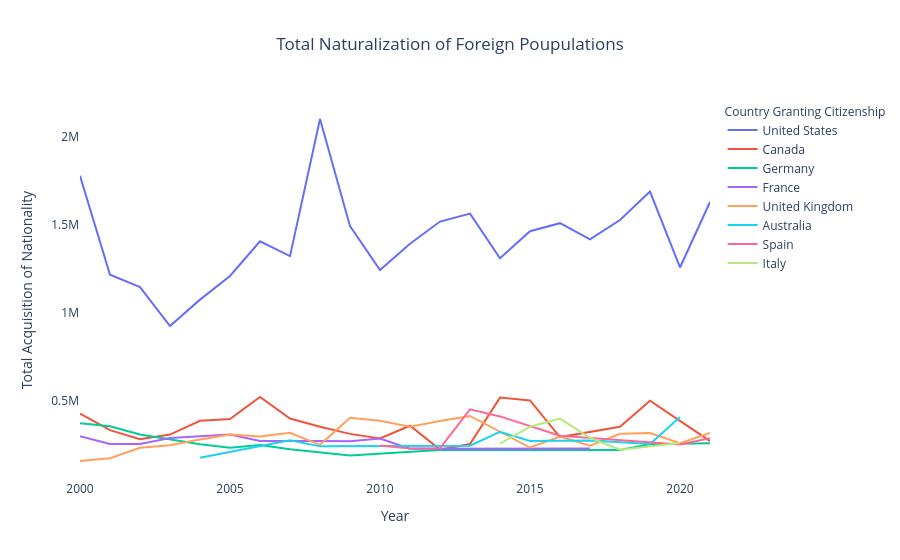

Notebook code cell kept with this figure:
### Markdown cell above
As shown in @fig-overtime, there is no stark differences in total inflows over time among these countries expect in Germany. During 2015, there was a large inflow of foreign population compared to the previous years. According to a research, this was attributed to the European refugee crisis "when the flow of migrants increased dramatically from 153,000 in 2008 to more than 1 million in 2015. This was mainly due to the growing number of Syrians, Iraqis, Libyans, Afghans and Eritreans fleeing war, ethnic conflict or economic hardship" (@peters2023). 


#### Naturalization

When we talk about the emigrating populations, naturalization is also part of the conversation. **Naturalization is a process by wich a non-national citizen acquires the nationality of a certain country.** The tendency to seek nationality in a country can have personal motives but it also can be reflective of the conditions in migrants' birth countries. For instance, migrants fleeing wars, ethnic discrimination, and climate disasters will likely seek permanent settlements in their new destinations. There are two players in this dynamics: the country granting citizenship and the country to which migrants belong to.  The @fig-granting shows the top five countries granting nationality over time. We have line graphs for eight countries, which means that the top five grantees of nationality in any given year from 2000-2022 are among these eight countries.

### Code cell
#| label: fig-granting
#| fig-cap: ' Top countries granting citizenships to non-native populations.'


data = pd.read_csv("../data/inflows of foreign population by nationality.csv", low_memory=False)

# subsetting only acquisition variables

nationality_acquisition = data[data['Variable'] == "Acquisition of nationality by country of former nationality"]

# calculating total acquisition in a country in a year
nationality_acquisition_sum = nationality_acquisition.groupby(['YEA', 'Country'])['Value'].sum().groupby('YEA', group_keys=False).nlargest(5).reset_index()

# line graph
fig = px.line(nationality_acquisition_sum, x='YEA', y='Value', color='Country', title='Total Naturalization of Foreign Poupulations')
fig.update_layout(
    legend_title_text='Country Granting Citizenship',
    legend_title_font=dict(size=12),
    plot_bgcolor = 'white', 
    title_x = 0.5
)
fig.update_xaxes(title_text='Year')
fig.update_yaxes(title_text='Total Acquisition of Nationality')
fig.show()

### Figure 1 — Plotly figure (JSON) as saved in the notebook; plotly's stock layout.template omitted (floating-point values rounded to 4 significant figures)
{"data": [{"hovertemplate": "Country=United States<br>YEA=%{x}<br>Value=%{y}<extra></extra>", "legendgroup": "United States", "line": {"color": "#636efa", "dash": "solid"}, "marker": {"symbol": "circle"}, "mode": "lines", "name": "United States", "orientation": "v", "showlegend": true, "type": "scatter", "x": [2000, 2001, 2002, 2003, 2004, 2005, 2006, 2007, 2008, 2009, 2010, 2011, 2012, 2013, 2014, 2015, 2016, 2017, 2018, 2019, 2020, 2021], "xaxis": "x", "y": [1775791, 1215406, 1144841, 924508, 1073917, 1207956, 1404524, 1320493, 2098240, 1490681, 1241956, 1390457, 1516756, 1561536, 1308379, 1461928, 1507460, 1415753, 1525311, 1686592, 1256349, 1627534], "yaxis": "y"}, {"hovertemplate": "Country=Canada<br>YEA=%{x}<br>Value=%{y}<extra></extra>", "legendgroup": "Canada", "line": {"color": "#EF553B", "dash": "solid"}, "marker": {"symbol": "circle"}, "mode": "lines", "name": "Canada", "orientation": "v", "showlegend": true, "type": "scatter", "x": [2000, 2001, 2002, 2003, 2004, 2005, 2006, 2007, 2008, 2009, 2010, 2011, 2012, 2013, 2014, 2015, 2016, 2018, 2019, 2021], "xaxis": "x", "y": [427244, 333837, 281934, 309018, 386577, 397482, 521612, 399746, 353214, 312703, 287136, 358885, 223835, 254911, 518479, 502152, 294427, 352616, 500357, 272040], "yaxis": "y"}, {"hovertemplate": "Country=Germany<br>YEA=%{x}<br>Value=%{y}<extra></extra>", "legendgroup": "Germany", "line": {"color": "#00cc96", "dash": "solid"}, "marker": {"symbol": "circle"}, "mode": "lines", "name": "Germany", "orientation": "v", "showlegend": true, "type": "scatter", "x": [2000, 2001, 2002, 2003, 2004, 2005, 2006, 2007, 2009, 2012, 2018, 2019, 2021], "xaxis": "x", "y": [373376, 356196, 309094, 281462, 254306, 234482, 249131, 226058, 190821, 221356, 220845, 254000, 259835], "yaxis": "y"}, {"hovertemplate": "Country=France<br>YEA=%{x}<br>Value=%{y}<extra></extra>", "legendgroup": "France", "line": {"color": "#ab63fa", "dash": "solid"}, "marker": {"symbol": "circle"}, "mode": "lines", "name": "France", "orientation": "v", "showlegend": true, "type": "scatter", "x": [2000, 2001, 2002, 2003, 2005, 2006, 2008, 2009, 2010, 2011, 2017], "xaxis": "x", "y": [299971, 255014, 255701, 288775, 309208, 271992, 272436, 271510, 286317, 228997, 229917], "yaxis": "y"}, {"hovertemplate": "Country=United Kingdom<br>YEA=%{x}<br>Value=%{y}<extra></extra>", "legendgroup": "United Kingdom", "line": {"color": "#FFA15A", "dash": "solid"}, "marker": {"symbol": "circle"}, "mode": "lines", "name": "United Kingdom", "orientation": "v", "showlegend": true, "type": "scatter", "x": [2000, 2001, 2002, 2003, 2004, 2005, 2006, 2007, 2008, 2009, 2010, 2011, 2012, 2013, 2015, 2016, 2017, 2018, 2019, 2020, 2021], "xaxis": "x", "y": [158957, 174777, 233752, 248145, 280477, 308921, 297368, 318518, 250607, 404302, 387181, 352916, 386319, 414409, 235406, 297548, 245604, 313005, 317722, 259861, 317915], "yaxis": "y"}, {"hovertemplate": "Country=Australia<br>YEA=%{x}<br>Value=%{y}<extra></extra>", "legendgroup": "Australia", "line": {"color": "#19d3f3", "dash": "solid"}, "marker": {"symbol": "circle"}, "mode": "lines", "name": "Australia", "orientation": "v", "showlegend": true, "type": "scatter", "x": [2004, 2007, 2008, 2013, 2014, 2015, 2017, 2019, 2020], "xaxis": "x", "y": [177735, 276869, 241906, 246084, 324900, 272043, 275489, 255322, 409105], "yaxis": "y"}, {"hovertemplate": "Country=Spain<br>YEA=%{x}<br>Value=%{y}<extra></extra>", "legendgroup": "Spain", "line": {"color": "#FF6692", "dash": "solid"}, "marker": {"symbol": "circle"}, "mode": "lines", "name": "Spain", "orientation": "v", "showlegend": true, "type": "scatter", "x": [2010, 2011, 2012, 2013, 2014, 2016, 2020, 2021], "xaxis": "x", "y": [247411, 229154, 231118, 451570, 411753, 301796, 252486, 287968], "yaxis": "y"}, {"hovertemplate": "Country=Italy<br>YEA=%{x}<br>Value=%{y}<extra></extra>", "legendgroup": "Italy", "line": {"color": "#B6E880", "dash": "solid"}, "marker": {"symbol": "circle"}, "mode": "lines", "name": "Italy", "orientation": "v", "showlegend": true, "type": "scatter", "x": [2014, 2015, 2016, 2017, 2018, 2020], "xaxis": "x", "y": [257841, 353461, 399582, 290750, 222881, 261390], "yaxis": "y"}], "layout": {"legend": {"title": {"font": {"size": 12}, "text": "Country Granting Citizenship"}, "tracegroupgap": 0}, "plot_bgcolor": "white", "title": {"text": "Total Naturalization of Foreign Poupulations", "x": 0.5}, "xaxis": {"anchor": "y", "domain": [0, 1], "title": {"text": "Year"}}, "yaxis": {"anchor": "x", "domain": [0, 1], "title": {"text": "Total Acquisition of Nationality"}}}}
